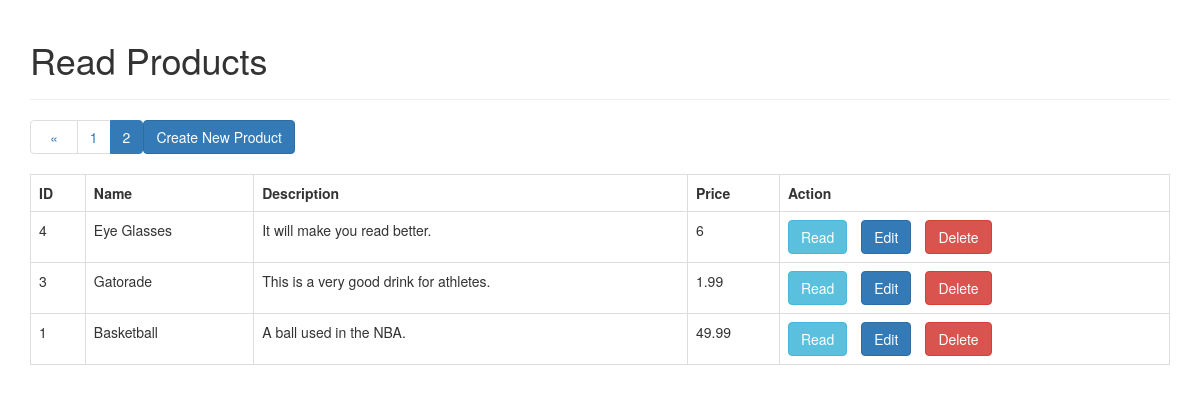
The app's page /index.php?page=2 with its own data.
### tables this page shows
CREATE TABLE `products` (
  `id` int(11) NOT NULL,
  `name` varchar(128) NOT NULL,
  `description` text NOT NULL,
  `price` double NOT NULL,
  `image` blob DEFAULT NULL,
  `created` datetime NOT NULL,
  `modified` timestamp NOT NULL DEFAULT current_timestamp() ON UPDATE current_timestamp()
);

### index.php (the view, shortened to what this page needs)
<!DOCTYPE HTML>
<html>
<head>
	<link rel="stylesheet" href="https://maxcdn.bootstrapcdn.com/bootstrap/3.3.7/css/bootstrap.min.css" />
</head>
<body>
    <div class="container">
        <div class="page-header">
            <h1>Read Products</h1>
        </div>
        <?php
include 'database.php';
$page = isset($_GET['page']) ? $_GET['page'] : 1;
$records_per_page = 5;
$from_record_num = ($records_per_page * $page) - $records_per_page;
$query = "SELECT id, name, description, price FROM products ORDER BY id DESC
LIMIT :from_record_num, :records_per_page";
$stmt = $con->prepare($query);
$stmt->bindParam(":from_record_num", $from_record_num, PDO::PARAM_INT);
$stmt->bindParam(":records_per_page", $records_per_page, PDO::PARAM_INT);
$stmt->execute();
$num = $stmt->rowCount();
echo "<a href='create.php' class='btn btn-primary m-b-1em'>Create New Product</a>";
if($num>0){
echo "<table class='table table-hover table-responsive table-bordered'>";
	echo "<tr>
		<th>ID</th>
		<th>Name</th>
		<th>Description</th>
		<th>Price</th>
		<th>Action</th>
	</tr>";
while ($row = $stmt->fetch(PDO::FETCH_ASSOC)){
	extract($row);
	echo "<tr>
		<td>{$id}</td>
		<td>{$name}</td>
		<td>{$description}</td>
		<td>{$price}</td>
		<td>";
			echo "<a href='read_one.php?id={$id}' class='btn btn-info m-r-1em'>Read</a>";
			echo "<a href='update.php?id={$id}' class='btn btn-primary m-r-1em'>Edit</a>";
			echo "<a href='#' onclick='delete_user({$id});'  class='btn btn-danger'>Delete</a>";
		echo "</td>";
	echo "</tr>";
}
include_once "paging.php";
echo "</table>";
}
else{
	echo "<div class='alert alert-danger'>No records found.</div>";
}
?>
    </div>
</body>
</html>

### index.php (style rules this page uses)
.m-r-1em { margin-right:1em; }
.m-b-1em { margin-bottom:1em; }

### records on screen
products: id "4", name "Eye Glasses", description "It will make you read better.", price "6"
products: id "3", name "Gatorade", description "This is a very good drink for athletes.", price "1.99"
products: id "1", name "Basketball", description "A ball used in the NBA.", price "49.99"
